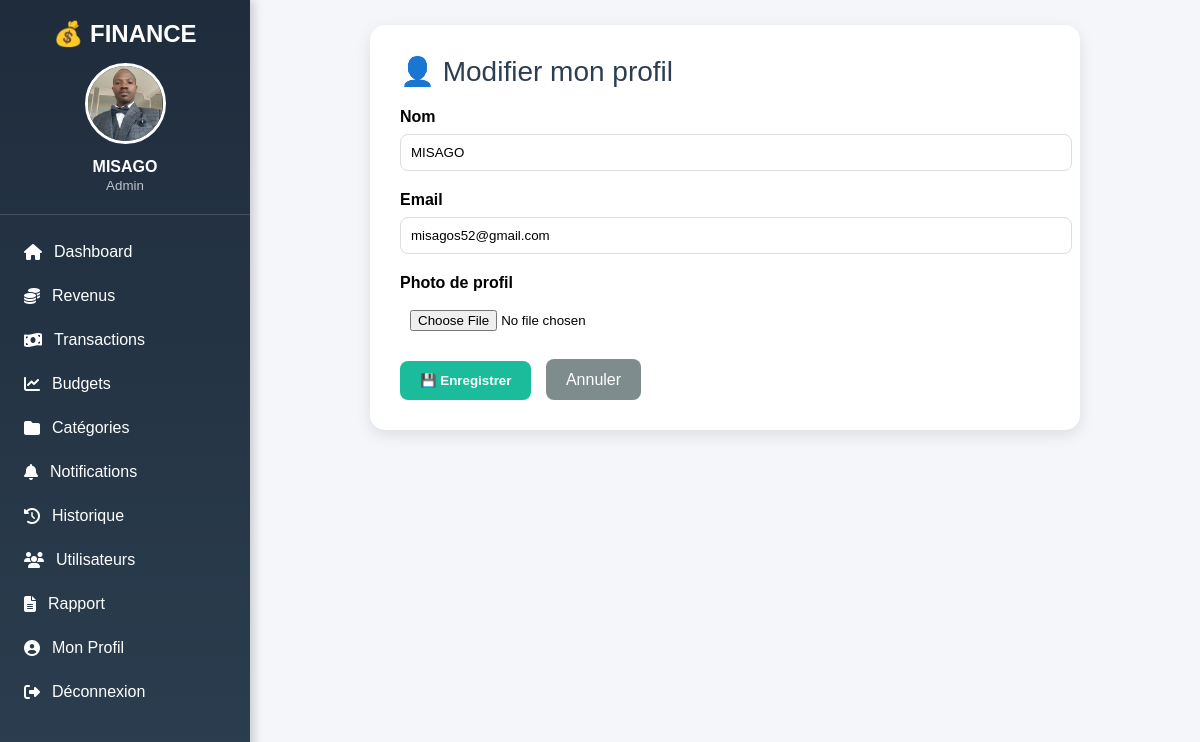
Page /auth/profile/edit/ (signed in) on the committed database.
### accounts/models.py (models this page shows, shortened)
class User(AbstractUser):
    username = None
    nom = models.CharField(
        max_length=100,
        blank=True,
        null=True
    )
    email = models.EmailField(
        unique=True
    )
    role = models.CharField(
        max_length=20,
        default="utilisateur"
    )
    statut = models.CharField(
        max_length=20,
        default="en attente"
    )
    photo = models.ImageField(
        upload_to="profiles/",
        blank=True,
        null=True,
        default="profiles/default.png"
    )
    USERNAME_FIELD = "email"
    REQUIRED_FIELDS = []
    objects = UserManager()

### accounts/profile_views.py (the view, shortened to what this page needs)
# urls.py: path("profile/edit/", profile_views.edit_profile, name="edit_profile"),
@login_required
def edit_profile(request):
    user = request.user
    return render(request, "auth/edit_profile.html")

### templates/auth/edit_profile.html (shortened to what this page needs)
{% extends "base.html" %}
{% block content %}
<div class="form-box">
<div class="title">
👤 Modifier mon profil
</div>
<form method="POST" enctype="multipart/form-data">
<label>Nom</label>
<input
type="text"
name="nom"
value="{{ user.nom }}"
required>
<label>Email</label>
<input
type="email"
name="email"
value="{{ user.email }}"
required>
<label>Photo de profil</label>
<input
type="file"
name="photo">
<button class="btn-save">
💾 Enregistrer
</button>
<a href="{% url 'profile' %}" class="btn-cancel">
Annuler
</a>
</form>
</div>
{% endblock %}

### templates/base.html (shortened to what this page needs)
<!DOCTYPE html>
<html lang="fr">
<head>
    <link rel="stylesheet" href="https://cdnjs.cloudflare.com/ajax/libs/font-awesome/6.5.0/css/all.min.css">
</head>
<body>
<div class="sidebar">
<h2>💰 FINANCE</h2>
<div class="user-box">
{% if request.user.photo %}
    <img src="{{ request.user.photo.url }}">
{% else %}
    <img src="/media/profiles/default.png">
{% endif %}
<strong>{{ request.user.nom }}</strong>
<small>{{ request.user.role|title }}</small>
</div>
<a href="{% url 'dashboard' %}">
    <i class="fa fa-home"></i> Dashboard
</a>
<a href="{% url 'revenu_list' %}">
    <i class="fa fa-coins"></i> Revenus
</a>
<a href="{% url 'transaction_list' %}">
    <i class="fa fa-money-bill-wave"></i> Transactions
</a>
<a href="{% url 'budget_list' %}">
    <i class="fa fa-chart-line"></i> Budgets
</a>
<a href="{% url 'category_list' %}">
    <i class="fa fa-folder"></i> Catégories
</a>
<a href="{% url 'notification_list' %}">
    <i class="fa fa-bell"></i> Notifications
</a>
<a href="{% url 'historique' %}">
    <i class="fa fa-history"></i> Historique
</a>
{% if request.user.is_authenticated %}
<a href="{% url 'admin_users' %}">
    <i class="fa fa-users"></i> Utilisateurs
</a>
<a href="{% url 'send_report' %}">
    <i class="fa fa-file-alt"></i> Rapport
</a>
{% endif %}
<a href="{% url 'profile' %}">
    <i class="fa fa-user-circle"></i> Mon Profil
</a>
<a href="{% url 'logout' %}">
    <i class="fa fa-sign-out-alt"></i> Déconnexion
</a>
</div>
<div class="content">
    {% block content %}
    {% endblock %}
</div>
</body>
</html>

### templates/base.html (style rules this page uses)
body { margin:0; font-family:Arial, Helvetica, sans-serif; background:#f4f6f9; }
.sidebar { width:250px; height:100vh; background:linear-gradient(180deg,#1f2c3c,#2c3e50); position:fixed; left:0; top:0; overflow-y:auto; box-shadow:3px 0 10px rgba(0,0,0,.2); }
.sidebar h2 { color:white; text-align:center; margin-top:20px; margin-bottom:15px; }
.user-box { text-align:center; color:white; padding-bottom:20px; border-bottom:1px solid rgba(255,255,255,.15); margin-bottom:15px; }
.user-box img { width:75px; height:75px; border-radius:50%; object-fit:cover; border:3px solid white; }
.user-box strong { display:block; margin-top:10px; font-size:16px; }
.user-box small { color:#bdc3c7; }
.sidebar a { display:flex; align-items:center; gap:12px; color:white; text-decoration:none; padding:13px 20px; transition:.3s; border-left:4px solid transparent; }
.content { margin-left:250px; padding:25px; }

### templates/auth/edit_profile.html (style rules this page uses)
.form-box { width:650px; margin:auto; background:white; padding:30px; border-radius:15px; box-shadow:0 5px 15px rgba(0,0,0,.1); }
.title { font-size:28px; margin-bottom:20px; color:#2c3e50; }
label { font-weight:bold; }
input { width:100%; padding:10px; margin-top:8px; margin-bottom:20px; border-radius:8px; border:1px solid #ddd; }
input[type=file] { border:none; }
.btn-save { background:#1abc9c; color:white; border:none; padding:12px 20px; border-radius:8px; cursor:pointer; font-weight:bold; }
.btn-cancel { background:#7f8c8d; color:white; text-decoration:none; padding:12px 20px; border-radius:8px; margin-left:10px; }

### rows in the picture
User: user.photo (picture), user.nom "MISAGO", user.role "Admin", nom "MISAGO", email "misagos52@gmail.com"
